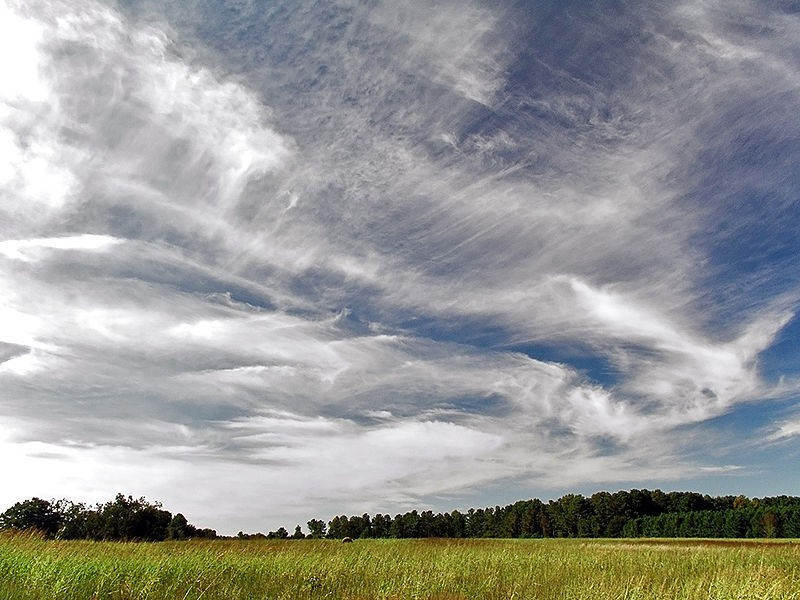
//> input picture Chapter8/sample1.jpg, 800 x 600 px
$ ./opencv2   (built with g++ and OpenCV 4)
//> lines starting //> are read from the running program, lines starting //| are printed output that depends on the picture; after the words box and inside, x2 and y2 are one past the last pixel; in counts of white or black regions, pixels touching at a corner belong together
#include <opencv2/highgui/highgui.hpp>
#include <opencv2/imgproc/imgproc.hpp>

using namespace cv;

int main(int argc, char **argv)
{
    Mat image1 = imread("sample1.jpg", IMREAD_COLOR);
//> image1 is the input picture: 600 rows x 800 cols, CV_8UC3; mean B, G, R 152.1, 154.3, 152.8
    Mat image2 = imread("sample2.jpg", IMREAD_COLOR);
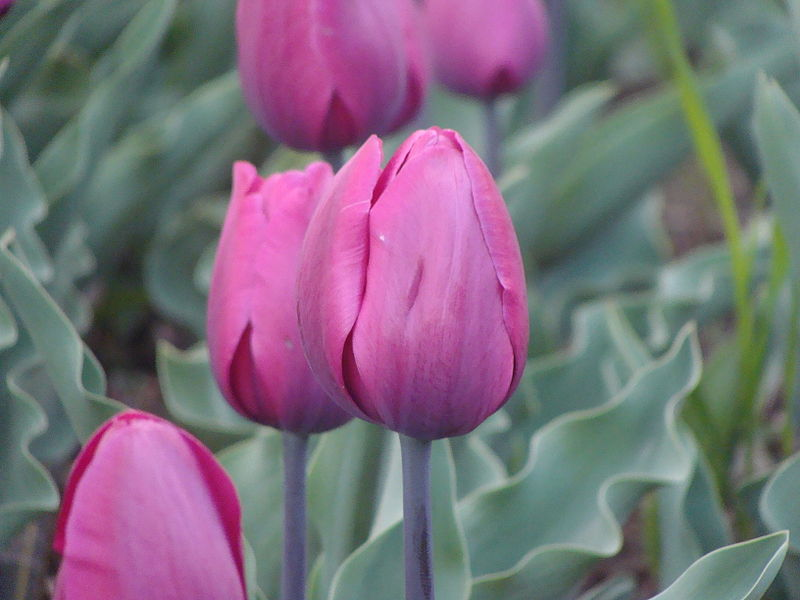
//> input picture Chapter8/sample2.jpg, 800 x 600 px
//> image2 is the input picture: 600 rows x 800 cols, CV_8UC3; mean B, G, R 123.8, 109.5, 123.6
    Mat image_add = Mat::zeros(image1.size(), image1.type());
    Mat image_sub = Mat::zeros(image1.size(), image1.type());
    Mat image_mul = Mat::zeros(image1.size(), image1.type());
    Mat image_div = Mat::zeros(image1.size(), image1.type());
    Mat image_gray1 = Mat::zeros(image1.size(), CV_8UC1);
    Mat image_gray2 = Mat::zeros(image1.size(), CV_8UC1);
    Mat image_white = Mat::zeros(image1.size(), CV_8UC1);
    Mat image_gray_sub = Mat::zeros(image1.size(),CV_8UC1);

    /* 영상 처리를 진행한다. */
    add(image1, image2, image_add); 					/* 영상 합성: 산술 연산(더하기) */
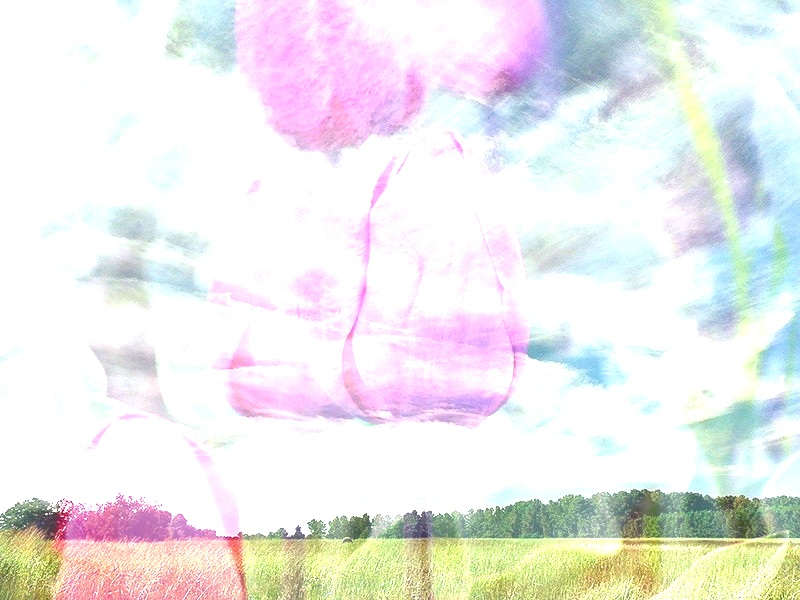
//> image_add: 600 rows x 800 cols, CV_8UC3; mean B, G, R 235.6, 235.8, 236.9
    subtract(image1, image2, image_sub); 				/* 영상 합성: 산술 연산(빼기) */
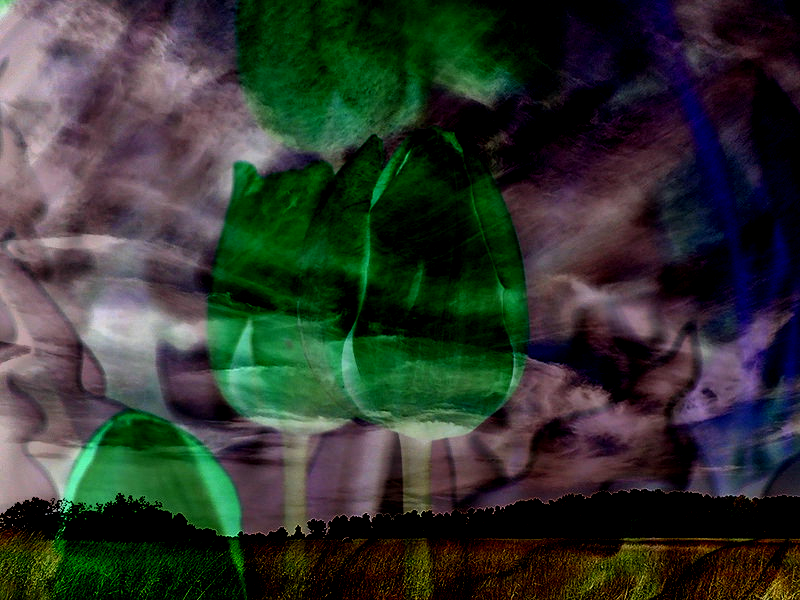
//> image_sub: 600 rows x 800 cols, CV_8UC3; mean B, G, R 46.9, 53.3, 47.8
    multiply(image1, image2, image_mul); 				/* 영상 합성: 산술 연산(곱하기) */
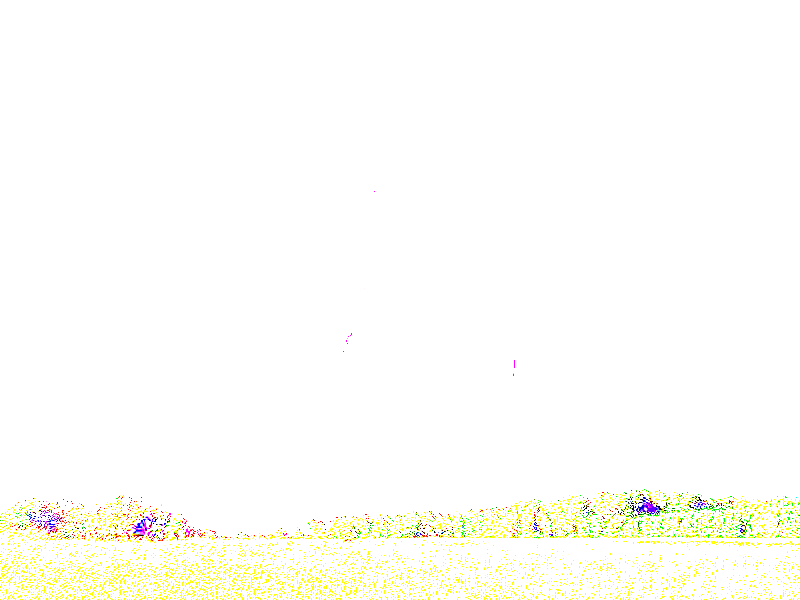
//> image_mul: 600 rows x 800 cols, CV_8UC3; mean B, G, R 248.7, 254.2, 254.1
    divide(image1, image2, image_div); 					/* 영상 합성: 산술 연산(나누기) */
    cvtColor(image1, image_gray1, CV_BGR2GRAY); 			/* 영상 색상 변환 */
    cvtColor(image2, image_gray2, CV_BGR2GRAY); 			/* 영상 색상 변환 */
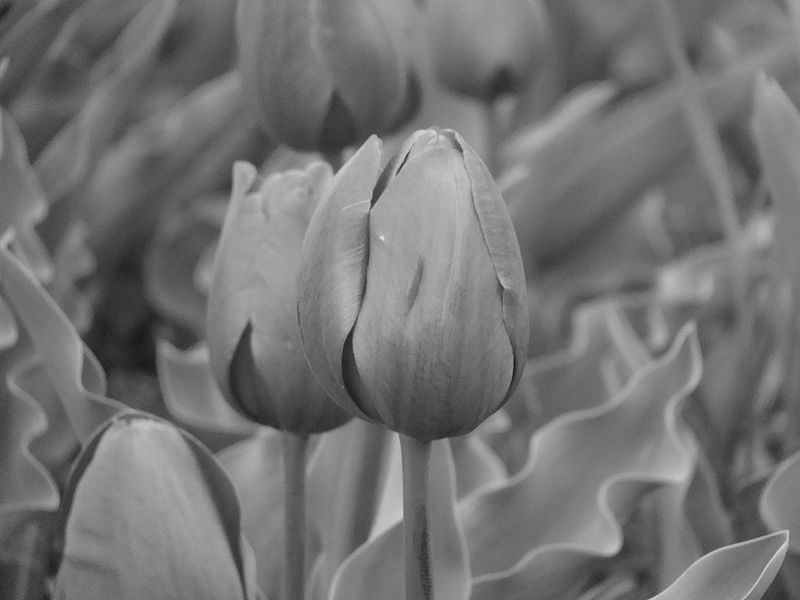
//> image_gray2: 600 rows x 800 cols, CV_8UC1; min 24, max 227, mean 115.3
    absdiff(image_gray1, image_gray2, image_gray_sub); 			/* 행렬의 차 계산 */
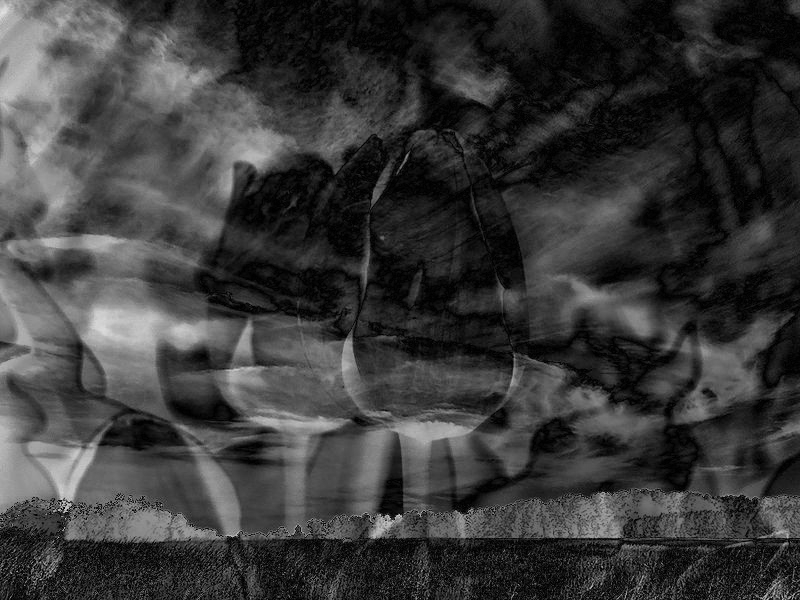
//> image_gray_sub: 600 rows x 800 cols, CV_8UC1; min 0, max 226, mean 57.7
    threshold(image_gray_sub, image_white, 100, 255, THRESH_BINARY); 	/* 임곗값 계산 */
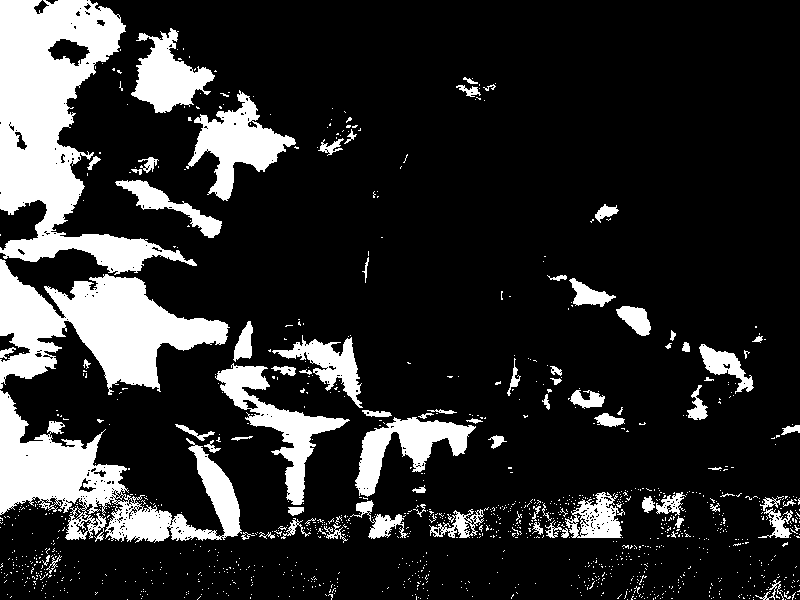
//> image_white: 600 rows x 800 cols, CV_8UC1; 17.5% white; 1211 white regions (1132 under 20 px), largest, box (x1, y1, x2, y2) and area: (0, 0, 197, 275) 21419, (0, 259, 230, 395) 14618, (0, 390, 242, 543) 13194

    /* 화면에 처리된 결과를 표시한다. */
    imshow("IMAGE_1", image1);
    imshow("IMAGE_2", image2);
    imshow("IMAGE_ADDITION", image_add);
    imshow("IMAGE_SUBTRACTION", image_sub);
    imshow("IMAGE_MULTIPLICATION", image_mul);
    imshow("IMAGE_DIVISION", image_div);
    imshow("IMAGE_GRAY1", image_gray1);
    imshow("IMAGE_GRAY2", image_gray2);
    imshow("IMAGE_WHITE", image_white);

    /* 키보드가 눌릴 때까지 대기한다. */
    waitKey(0);

    /* 모든 윈도우를 삭제한다. */
    destroyAllWindows();

    return 0;
}
